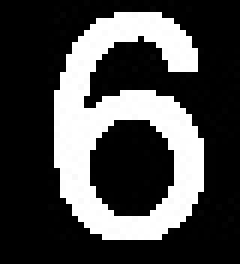
#> input picture data2/198.jpg, 40 x 44 px (shown 6 times larger)
$ python recogniser.py   (older library calls are emulated)
#> lines starting #> are read from the running program, lines starting #| are printed output that depends on the picture
import numpy as np
import cv2
from sklearn import datasets
from sklearn import svm
from scipy import misc
import matplotlib.pyplot as plt

digits = datasets.load_digits()
tar = digits.target
truth_table = []
for i in tar:
    if i == 0:
        truth_table.append(False)
    else:
        truth_table.append(True)
mask = np.array(truth_table)
x = digits.data[mask]
y = digits.target[mask]
#x,y = digits.data, digits.target
print(len(y))
clf = svm.SVC(gamma= 0.0001)
#clf.fit(x,y)

img = misc.imread("data2/198.jpg")
#> img is the input picture: shape (44, 40); min 0, max 255, mean 71
img = misc.imresize(img,(8,8))
img = img.astype(digits.images.dtype)
img = misc.bytescale(img,high=16, low=0)
print(img)
#| [[ 0  0  2  9 12  9  2  0]
#|  [ 0  0 10 11  5 12  8  0]
#|  [ 0  2 14  5  5  5  3  0]
#|  [ 0  4 16 13 11 14  6  0]
#|  [ 0  4 16  5  0  7 12  1]
#|  [ 0  2 14  3  0  6 12  1]
#|  [ 0  0  8 12  8 13  6  0]
#|  [ 0  0  1  5  6  4  0  0]]
img_test = []
for i in img:
    for j in i:
        img_test.append(j/1.0)
#> this loop made 8 passes
#> i on passes 1 to 8: [0, 0, 2, 9, 12, 9, 2, 0], [0, 0, 10, 11, 5, 12, 8, 0], [0, 2, 14, 5, 5, 5, 3, 0], [0, 4, 16, 13, 11, 14, 6, 0], [0, 4, 16, 5, 0, 7, 12, 1], [0, 2, 14, 3, 0, 6, 12, 1], [0, 0, 8, 12, 8, 13, 6, 0], [0, 0, 1, 5, 6, 4, 0, 0]
#> after the loop, img_test = 64 values, max 16 at index 26, min 0 at index 0, mean 5.06
#print(np.array(img_test).reshape(8,8))

#img = img.astype(digits.data.dtype)
plt.imshow(img,cmap=plt.cm.gray_r, interpolation="nearest")
plt.show()
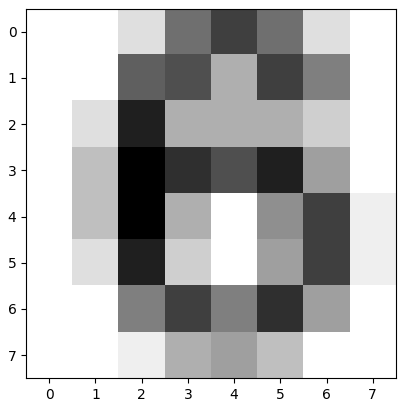
#> figure drawn by matplotlib, 1 panel

# [4 lines of commented-out code are left out]
clf.fit(x,y)
print(clf.predict([img_test]))
#| [5]
